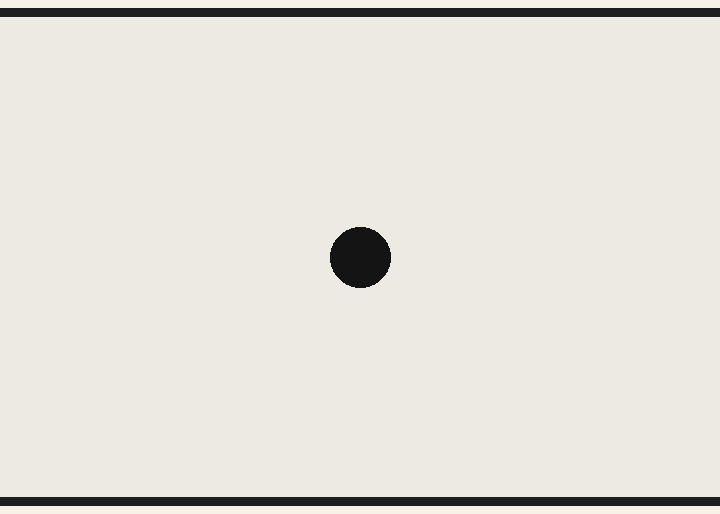
Recording of a sketch running on a simulated Arduino Uno, built for the host (arithmetic inside an expression is 32-bit, double 64-bit). Parts: 800×480 one-colour display.

Above: at 5.3 s.
At 8.9 s:
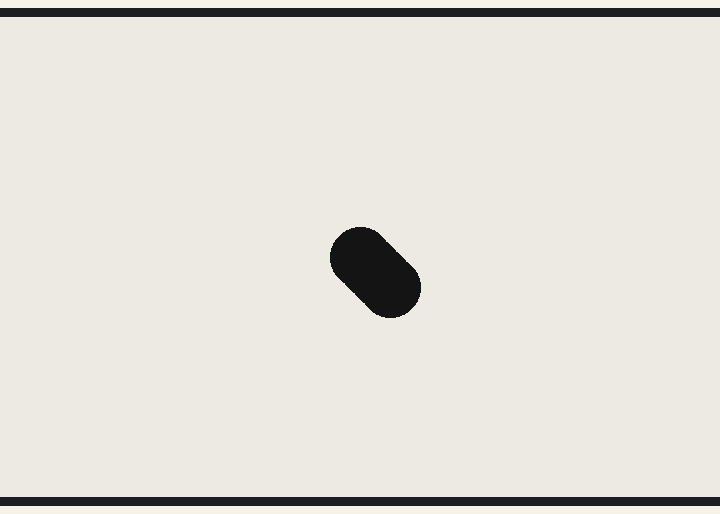
At 12.5 s:
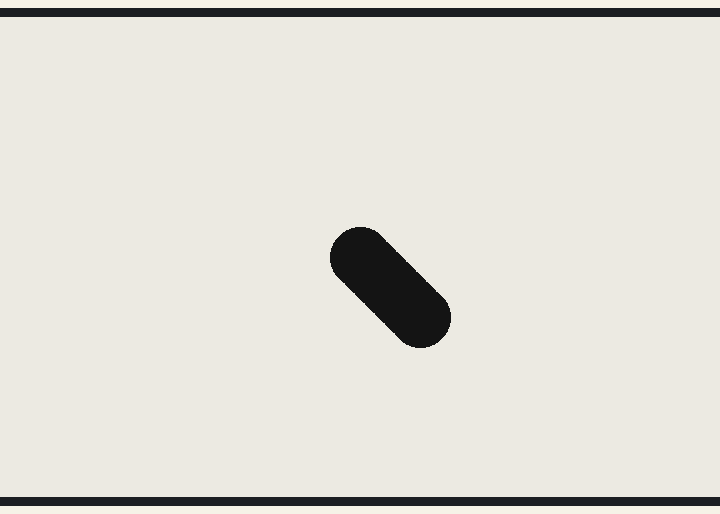
At 20.9 s:
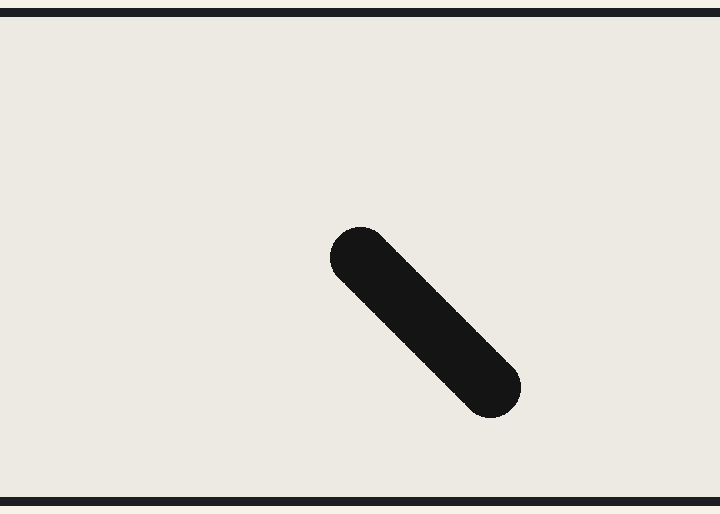
At 29.3 s:
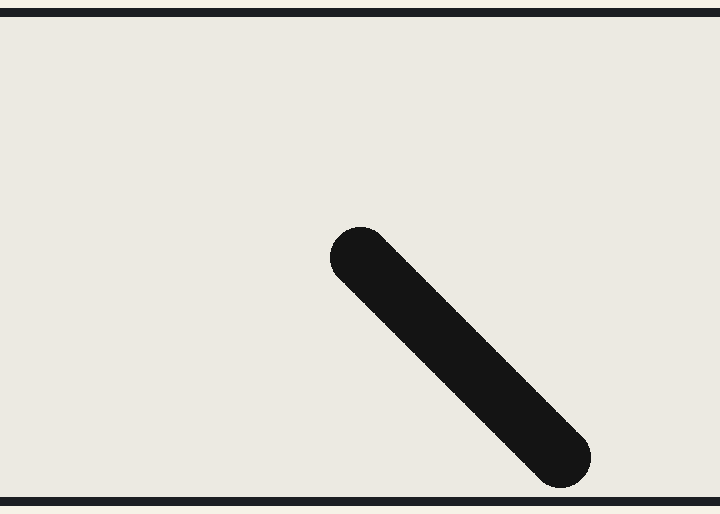
At 37.7 s:
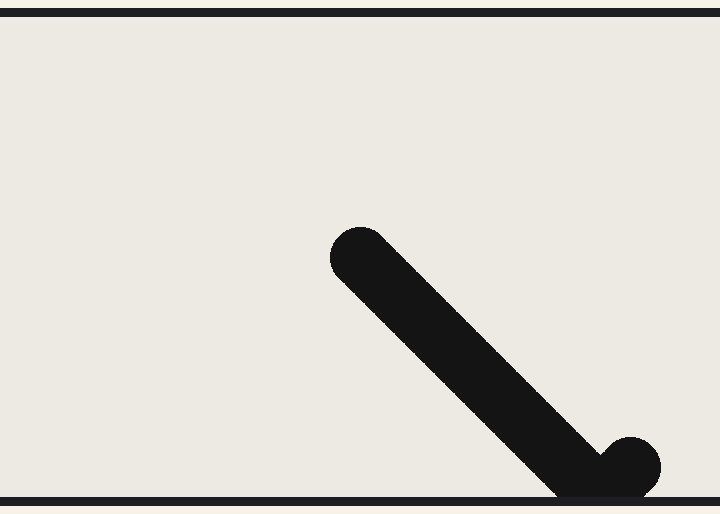

Measured:
- what the display in image 0 shows lasts 1.2 s, from 5.3 s to 6.5 s

The sketch:

13_do_not_repeat.ino
```cpp
#include <GxEPD2_BW.h>

#define R 30

GxEPD2_BW<GxEPD2_750_T7, GxEPD2_750_T7::HEIGHT> display(GxEPD2_750_T7(/*CS=5*/ SS, /*DC=*/ 17, /*RST=*/ 16, /*BUSY=*/ 4));
int loop_count = 0;

int xvel = 10;
int yvel = 10;
int x = 400;
int y = 240;

void setup() {
  initDisplay();
}

void initDisplay() {
  display.init(0, true, 2, false);
  display.setRotation(0);
  fullRefresh();
  display.fillScreen(GxEPD_WHITE);
}

void fullRefresh() {
  display.clearScreen();
}

void loop() {
  loop_count++;
  if (loop_count >= 150) {
    delay(5000);
    return;
  }

  //display.fillScreen(GxEPD_WHITE);
  display.fillCircle(x, y, R, GxEPD_BLACK);
  display.displayWindow(x-R, y-R, x+R, y+R);

  x += xvel;
  y += yvel;
  if (x >= display.width() || x <= 0) {
    xvel *= -1;
  }
  if (y >= display.height() || y <= 0) {
    yvel *= -1;
  }
}
```
